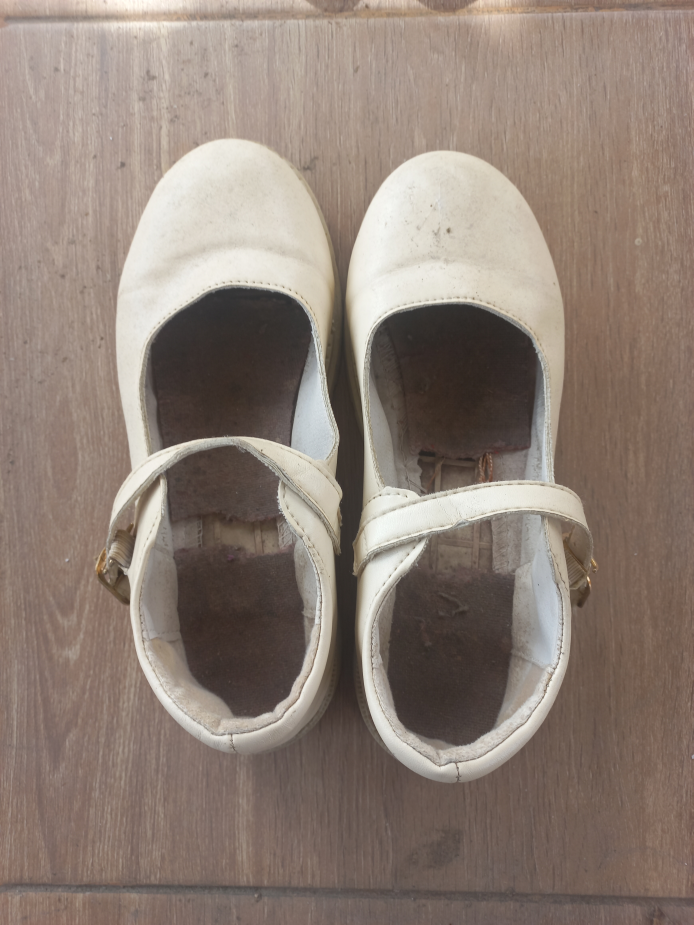
#> input picture Tugas 1 - dataset/sepatu/sepatu_01.jpg, 3468 x 4624 px, given as the content of the folder /content/drive/MyDrive/dataset/sandal/, which was not available (shown at 1/5 size)
$ jupyter execute pre_processing.ipynb
#> lines starting #> are read from the running program, lines starting #| are printed output that depends on the picture
[cell 1]
import os
import cv2
import numpy as np

path_sepatu = '/content/drive/MyDrive/dataset/sepatu/'
path_sandal = '/content/drive/MyDrive/dataset/sandal/'

def preprocess_image(image_path):
    if not os.path.exists(image_path):
        return f"File {image_path} tidak ditemukan!"

    img = cv2.imread(image_path)
#> img is the input picture: shape (4624, 3468, 3); mean B, G, R 117.5, 127.3, 141.8
    img = cv2.cvtColor(img, cv2.COLOR_BGR2RGB)
    img = cv2.resize(img, (224, 224))
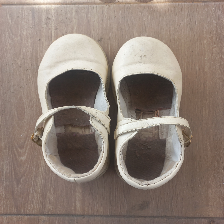
#> img: shape (224, 224, 3); mean R, G, B 141.8, 127.2, 117.5
    img = img.astype('float32') / 255.0
    return img

files_sandal = os.listdir(path_sandal)
if len(files_sandal) > 0:
    test_file_path = os.path.join(path_sandal, files_sandal[0])
    test_img = preprocess_image(test_file_path)

    print("Berhasil memproses file:", files_sandal[0])
    print("Ukuran gambar sekarang (Shape):", test_img.shape)
#| Ukuran gambar sekarang (Shape): (224, 224, 3)

else:
    print("Folder kosong! Cek path GDrive.")

[cell 2]
import os

def count_files(directory):
    return len([f for f in os.listdir(directory) if os.path.isfile(os.path.join(directory, f))])

print(f"Jumlah foto Sepatu: {count_files('/content/drive/MyDrive/dataset/sepatu/')}")
print(f"Jumlah foto Sandal: {count_files('/content/drive/MyDrive/dataset/sandal/')}")

$ run again, on Tugas 1 - dataset/sepatu/sepatu_05.jpg
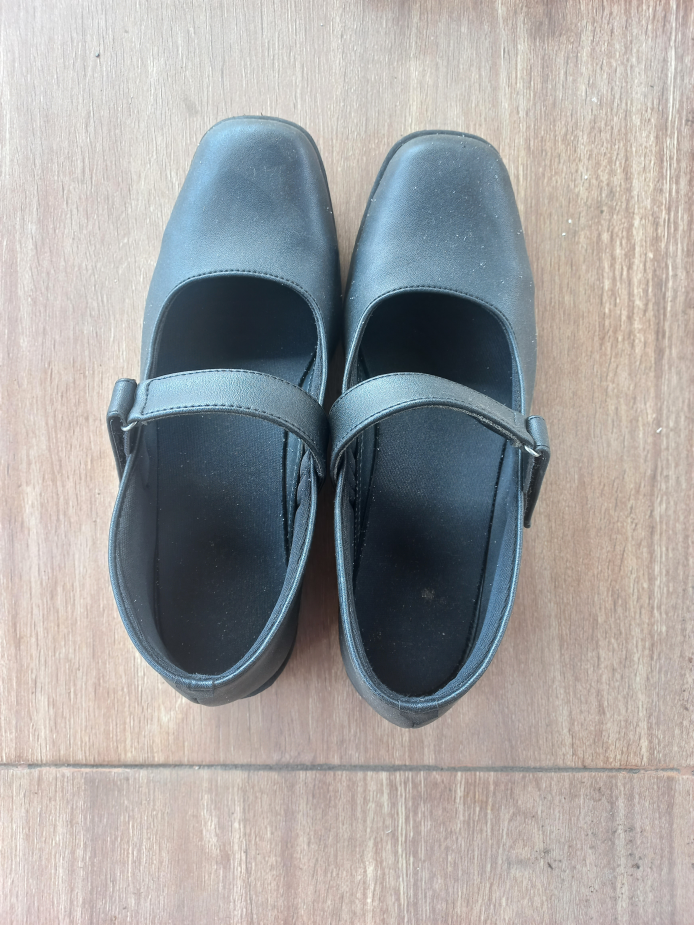
#> input picture Tugas 1 - dataset/sepatu/sepatu_05.jpg, 3468 x 4624 px, given as the content of the folder /content/drive/MyDrive/dataset/sandal/, which was not available (shown at 1/5 size)
#> in preprocess_image, img is the input picture: shape (4624, 3468, 3); mean B, G, R 160.1, 160.8, 161.9
#> in preprocess_image, `img = cv2.resize(img, (224, 224))`:
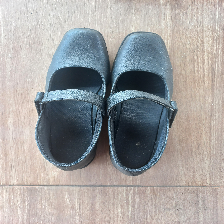
#> img: shape (224, 224, 3); mean R, G, B 161.7, 160.6, 159.9
#| Ukuran gambar sekarang (Shape): (224, 224, 3)

$ run again, on Tugas 1 - dataset/sepatu/sepatu_06.jpg
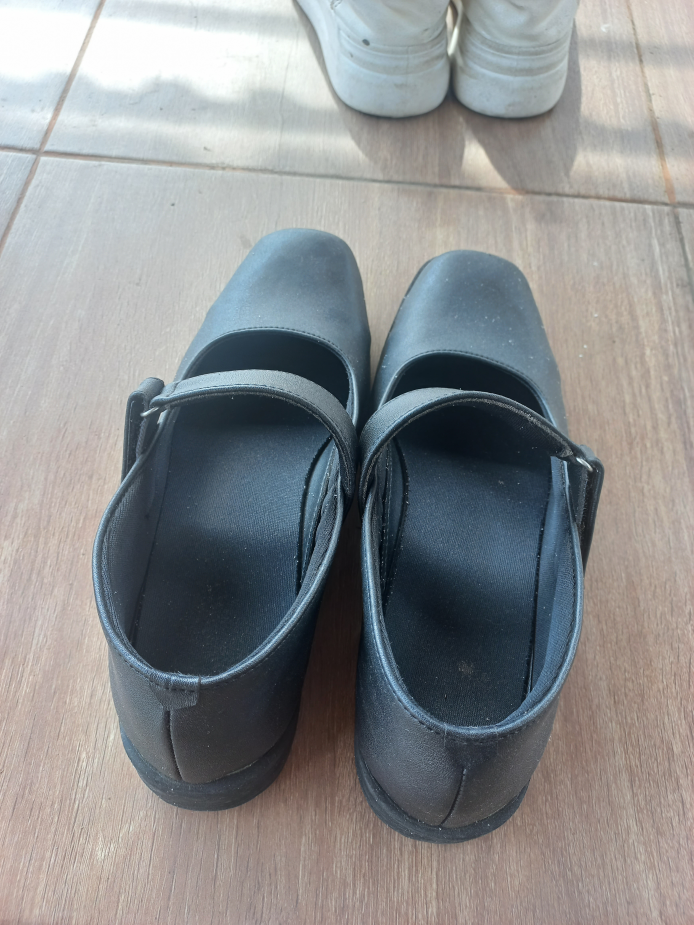
#> input picture Tugas 1 - dataset/sepatu/sepatu_06.jpg, 3468 x 4624 px, given as the content of the folder /content/drive/MyDrive/dataset/sandal/, which was not available (shown at 1/5 size)
#> in preprocess_image, img is the input picture: shape (4624, 3468, 3); mean B, G, R 142.1, 141, 139.2
#> in preprocess_image, `img = cv2.resize(img, (224, 224))`:
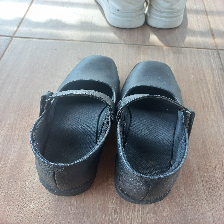
#> img: shape (224, 224, 3); mean R, G, B 139.1, 140.9, 142
#| Ukuran gambar sekarang (Shape): (224, 224, 3)

$ run again, on Tugas 1 - dataset/sepatu/sepatu_07.jpg
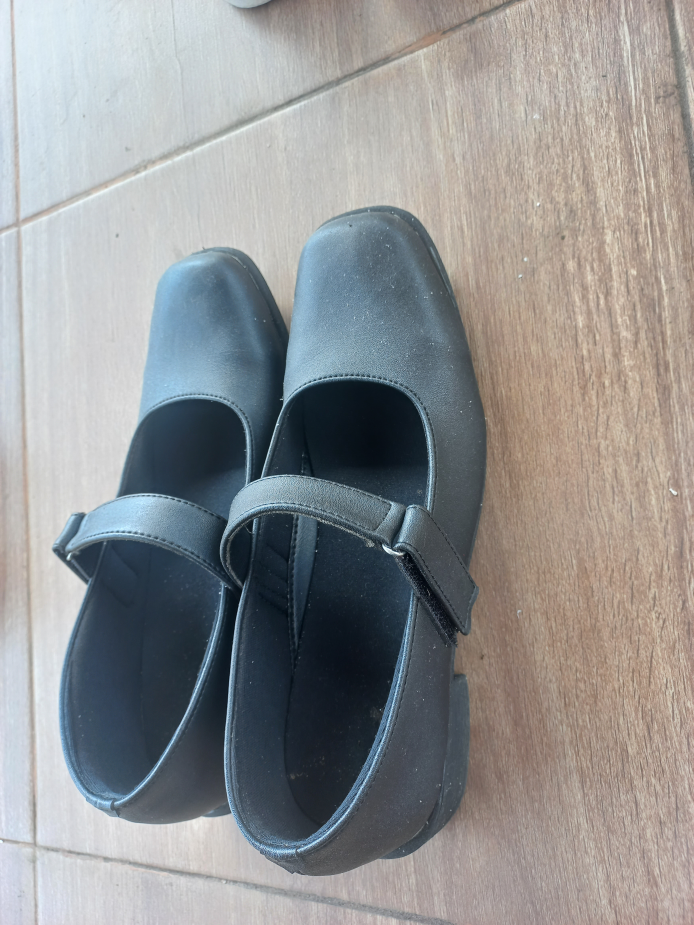
#> input picture Tugas 1 - dataset/sepatu/sepatu_07.jpg, 3468 x 4624 px, given as the content of the folder /content/drive/MyDrive/dataset/sandal/, which was not available (shown at 1/5 size)
#> in preprocess_image, img is the input picture: shape (4624, 3468, 3); mean B, G, R 146.2, 145.8, 145.2
#> in preprocess_image, `img = cv2.resize(img, (224, 224))`:
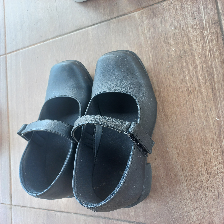
#> img: shape (224, 224, 3); mean R, G, B 145, 145.6, 146
#| Ukuran gambar sekarang (Shape): (224, 224, 3)
